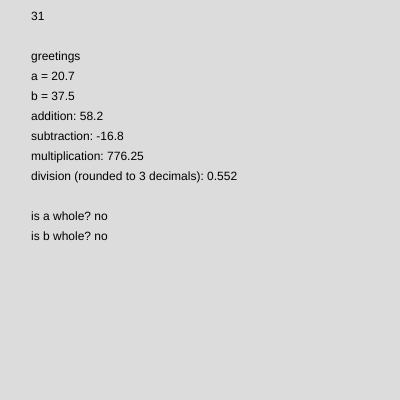
Frame 1 (no input)
Frame 60 (no input): identical to frame 1, image omitted
Frame 120 (the mouse pressed at the canvas centre since frame 60): identical to frame 1, image omitted

The p5.js sketch that drew this single still picture (run headless with seeded random() and noise() and a simulated clock; from frame 60 on, the mouse is pressed at the canvas centre):

// p5.js sketch
// ── sketch.js
let x;
let y = 20;
let groet = "greetings";
let isAWhole;
let isAStr;
let isBWhole;
let isBStr;
let a;
let b;
let addition;
let subtraction;
let multi;
let division;
  
function setup() {
  createCanvas(400, 400);
  x = floor(random(30))+10;
  a = round(random(100), 1); // ik rond alles hierna af op 3 decimalen want soms wordt er bij optellen bijvoorbeeld 128.50000000000001 weergegeven
  b = round(random(50), 1);
  addition = round(a+b, 3); // ik tel a en b op
  subtraction = round(a-b, 3); // ik tref b van a af
  multi = round(a*b, 3); // ik vermenigvuldig a met b
  division = round(a/b, 3); // ik deel a door b en rond af op 3 decimalen
  if (a == floor(a)) {
    isAWhole = true;
    isAStr = "yes";
  } else {
    isAWhole = false;
    isAStr = "no";
  }
  if (b == floor(b)) {
    isBWhole = true;
    isBStr = "yes";
  } else {
    isBWhole = false
    isBStr = "no";
  }
}

function draw() {
  background(220);
  y = 20;
  text(x,x,y);
  y+=40;
  text(groet,x,y);
  y+=20; // na elke regel gaat y met 20 omhoog. x blijft hetzelfde
  text("a = "+str(a),x,y); // ik moet str() gebruiken omdat de variabelen integers gebruiken en text() kan alleen strings weergeven
  y+=20;
  text("b = "+str(b),x,y);
  y+=20;
  text("addition: "+str(addition),x,y);
  y+=20;
  text("subtraction: "+str(subtraction),x,y);
  y+=20;
  text("multiplication: "+str(multi),x,y);
  y+=20;
  text("division (rounded to 3 decimals): "+str(division),x,y);
  y+=40;
  text("is a whole? "+isAStr,x,y);
  y+=20;
  text("is b whole? "+isBStr,x,y);
}
